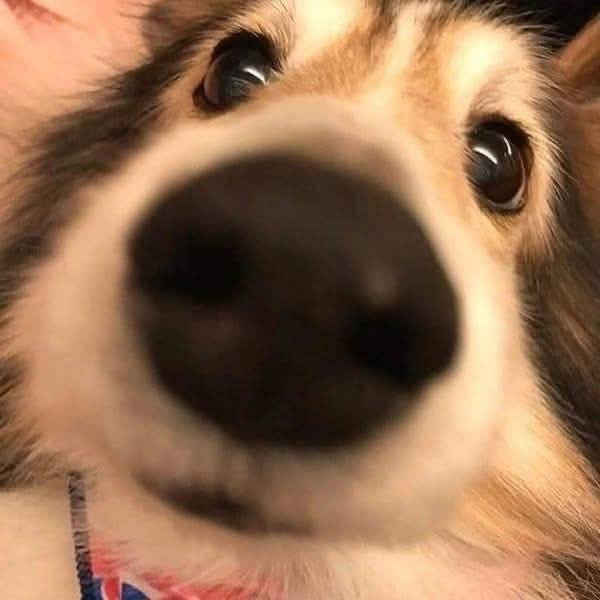
#> input picture lab2_2/image.jpg, 600 x 600 px
$ python bai2_2_canny_params.py
#> lines starting #> are read from the running program, lines starting #| are printed output that depends on the picture
import cv2
import numpy as np
import matplotlib.pyplot as plt
from skimage import feature
from skimage import io

# --- Các bước thực hiện ---
# Bước 1: Đọc ảnh và chuyển sang ảnh xám
# Bước 2: Thực hiện Canny với các bộ tham số khác nhau (OpenCV và Scikit-image)
# Bước 3: Hiển thị các kết quả cạnh nhau để so sánh

# Bước 1: Đọc ảnh
image_path = 'image.jpg'
img_cv = cv2.imread(image_path, 0) # Đọc xám cho OpenCV
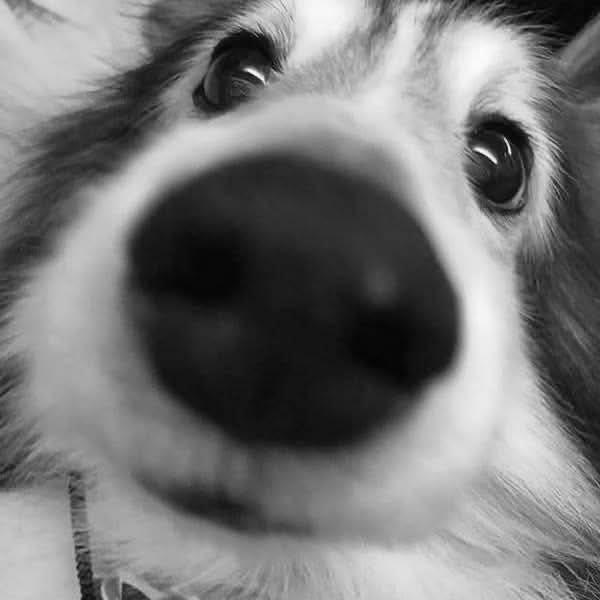
#> img_cv: shape (600, 600); min 0, max 255, mean 118.1
try:
    img_sk = io.imread(image_path, as_gray=True) # Đọc float [0,1] cho Scikit-image
#> img_sk: shape (600, 600) float64; min 0.00833, max 0.992, mean 0.455
except FileNotFoundError:
    print(f"Lỗi: Không thể đọc ảnh từ đường dẫn: {image_path}")
    exit()

if img_cv is None:
    print("Lỗi đọc ảnh với OpenCV")
    exit()

print("Thực hiện Canny với các tham số khác nhau...")

# --- Bước 2: Thực hiện Canny với các tham số khác nhau ---

# OpenCV
thresh1_low, thresh2_low = 50, 100
thresh1_high, thresh2_high = 150, 250
edges_cv_low = cv2.Canny(img_cv, thresh1_low, thresh2_low)
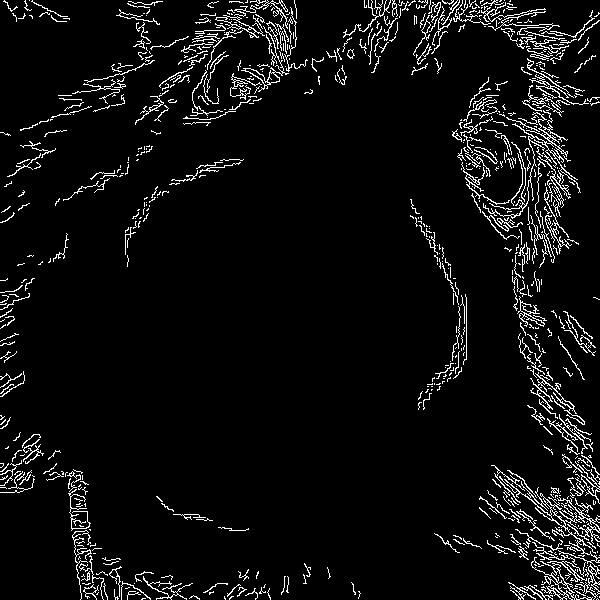
#> edges_cv_low: shape (600, 600); 5.7% white in thin lines or dots
edges_cv_high = cv2.Canny(img_cv, thresh1_high, thresh2_high)
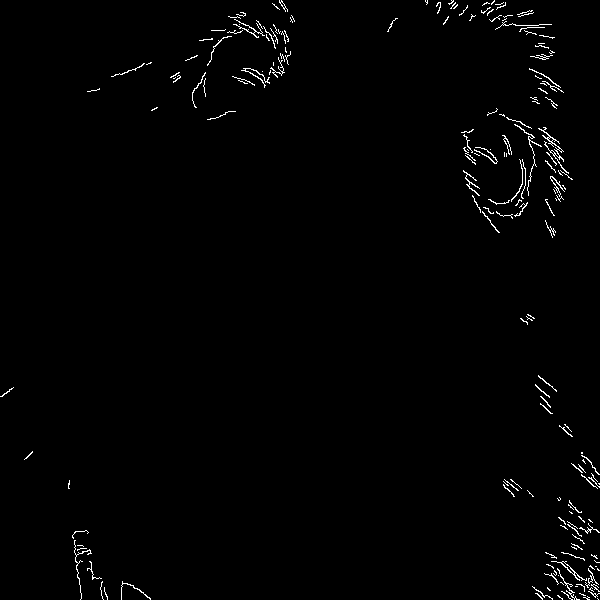
#> edges_cv_high: shape (600, 600); 1.1% white in thin lines or dots
edges_cv_default = cv2.Canny(img_cv, 100, 200) # Tham số "thông thường"
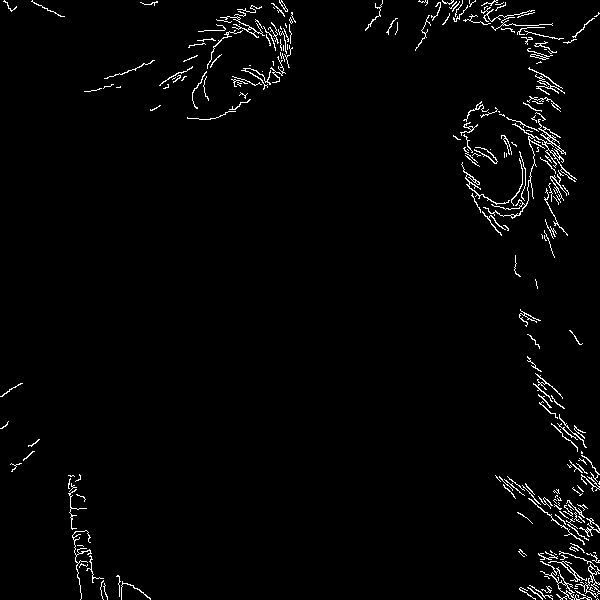
#> edges_cv_default: shape (600, 600); 2.1% white in thin lines or dots

# Scikit-image
sigma_low, low_t_low, high_t_low = 0.5, 0.05, 0.15 # Ít mờ, ngưỡng thấp
sigma_high, low_t_high, high_t_high = 3.0, 0.1, 0.3 # Mờ nhiều, ngưỡng cao
edges_sk_low = (feature.canny(img_sk, sigma=sigma_low, low_threshold=low_t_low, high_threshold=high_t_low) * 255).astype(np.uint8)
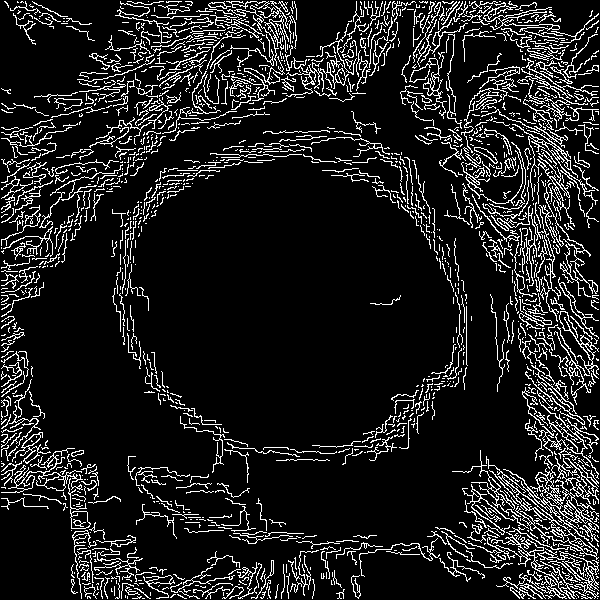
#> edges_sk_low: shape (600, 600); 12.1% white in thin lines or dots
edges_sk_high = (feature.canny(img_sk, sigma=sigma_high, low_threshold=low_t_high, high_threshold=high_t_high) * 255).astype(np.uint8)
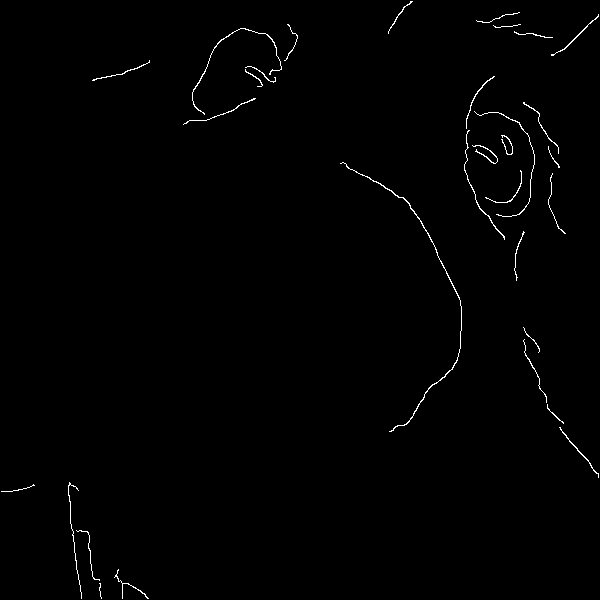
#> edges_sk_high: shape (600, 600); 0.73% white in thin lines or dots
edges_sk_default = (feature.canny(img_sk, sigma=1.0, low_threshold=0.1, high_threshold=0.2) * 255).astype(np.uint8)
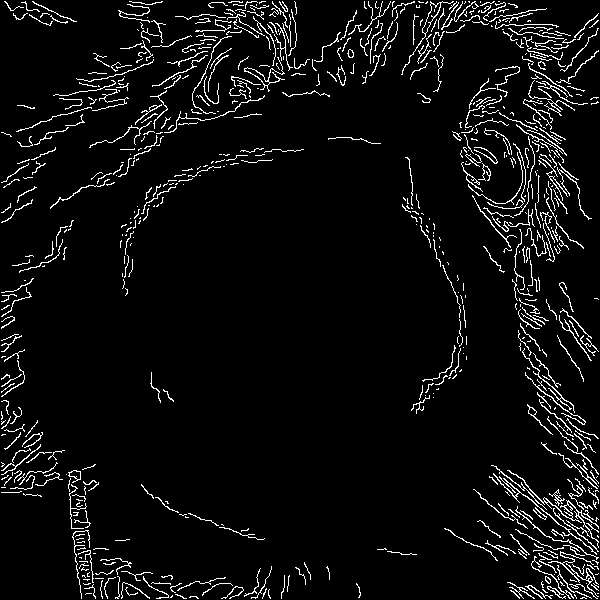
#> edges_sk_default: shape (600, 600); 5.5% white in thin lines or dots

# --- Bước 3: Hiển thị kết quả ---
plt.figure(figsize=(15, 10)) # Kích thước lớn hơn

# Hàng 1: OpenCV
plt.subplot(2, 4, 1)
plt.imshow(img_cv, cmap='gray')
plt.title('Ảnh Gốc (OpenCV)')
plt.axis('off')

plt.subplot(2, 4, 2)
plt.imshow(edges_cv_low, cmap='gray')
plt.title(f'CV Canny ({thresh1_low},{thresh2_low})')
plt.axis('off')

plt.subplot(2, 4, 3)
plt.imshow(edges_cv_default, cmap='gray')
plt.title('CV Canny (100,200)')
plt.axis('off')

plt.subplot(2, 4, 4)
plt.imshow(edges_cv_high, cmap='gray')
plt.title(f'CV Canny ({thresh1_high},{thresh2_high})')
plt.axis('off')

# Hàng 2: Scikit-image
plt.subplot(2, 4, 5)
plt.imshow(img_sk, cmap='gray')
plt.title('Ảnh Gốc (Skimage)')
plt.axis('off')

plt.subplot(2, 4, 6)
plt.imshow(edges_sk_low, cmap='gray')
plt.title(f'SK Canny s={sigma_low} ({low_t_low:.2f},{high_t_low:.2f})')
plt.axis('off')

plt.subplot(2, 4, 7)
plt.imshow(edges_sk_default, cmap='gray')
plt.title('SK Canny s=1 (0.10,0.20)')
plt.axis('off')

plt.subplot(2, 4, 8)
plt.imshow(edges_sk_high, cmap='gray')
plt.title(f'SK Canny s={sigma_high} ({low_t_high:.2f},{high_t_high:.2f})')
plt.axis('off')

plt.tight_layout()
plt.show()

print("\nQuan sát kết quả:")
print("- Ngưỡng thấp (cả 2 threshold) -> nhiều cạnh nhiễu hơn.")
print("- Ngưỡng cao -> ít cạnh nhiễu, nhưng có thể mất cạnh yếu.")
print("- Sigma cao (Skimage) -> ảnh mờ hơn trước khi tính cạnh -> cạnh ít chi tiết, dày hơn, ít nhiễu hơn.")
print("- Sigma thấp (Skimage) -> giữ nhiều chi tiết, nhạy cảm với nhiễu hơn.")
